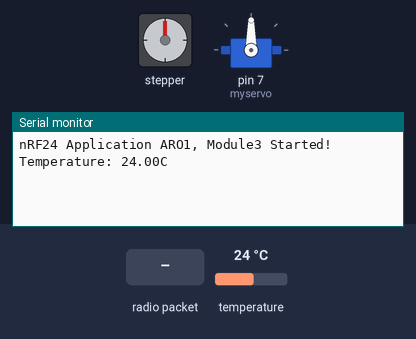
The sketch below on a simulated Arduino Uno, built with avr-gcc and run on an emulated ATmega328P. Shown: stepper motor, servo, the last lines printed to the serial monitor. Wiring (inferred from the names in the program): stepper motor driver (200 steps per turn assumed): step pin 5; direction pin 4. The test bench sets the inputs (shaded band); at power-on: temperature 24 °C. No radio packets arrive unless stated.

Above: at 1.5 s.
1.6 s: radio packet "AAAD0" arrives
At 2.9 s:
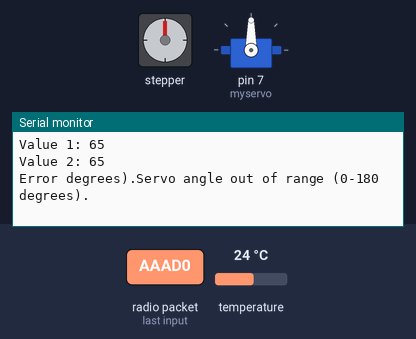
3.9 s: radio packet "1" arrives
At 4.7 s:
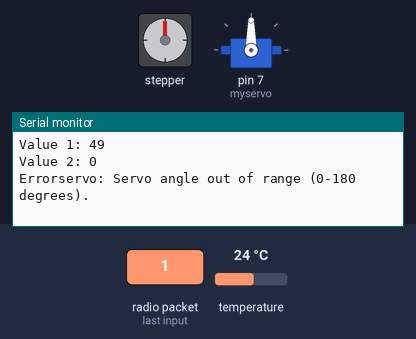
Timing chart, 0 to 6.9 s (numbered marks = the images above; inputs shaded):
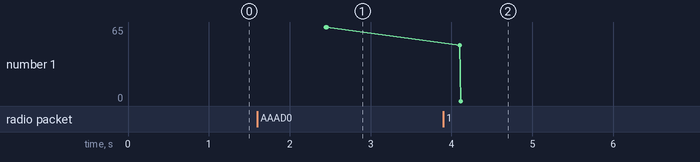

The sketch:

code.ino
```cpp
#include <RF24.h>
#include <RF24_config.h>
#include <nRF24L01.h>
#include <printf.h>

// #include "Led.h"
#include <Arduino.h>

#include <SPI.h>
#include <nRF24L01.h>  // to handle this particular modem driver
#include "RF24.h"      // the library which helps us to control the radio modem

// #define LEDPIN 3        // Ditital pin connected to the LED.
#include <OneWire.h>
#include <DallasTemperature.h>
#include <Servo.h>


Servo myservo;

// Define stepper motor connections:
#define dirPin 4
#define stepPin 5
// Initialise Sensors

// Initialise Actuators
// Led led;
int ledState = LOW;  // ledState used to set the LED

#define RF24_PAYLOAD_SIZE 32
#define AAAD_ARO 1
#define AAAD_MODULE 3

#define ONE_WIRE_BUS 3  // Data wire is plugged into digital pin 2 on the Arduino

OneWire oneWire(3);
DallasTemperature sensors(&oneWire);  // Create sensors object using oneWire reference


/* Hardware configuration: Set up nRF24L01 radio on SPI bus plus pins 9 & 10, which are CE & CSN pins  */
RF24 radio(9, 10);
const uint8_t rf24_channel[] = { 1, 26, 51, 76, 101 };                                                            // Radio channels set depending on satellite number
const uint64_t addresses[] = { 0x4141414430LL, 0x4141414431LL, 0x4141414432LL, 0x4141414433LL, 0x4141414434LL };  //with radioNumber set to zero, the tx pipe will be 'AAAD0', which is basically HEX'4141414430', which is remote DESTINATION address for our transmitted data. The rx pipe code is the local receive address, which is what the remote device needs to set for the remote devices 'tx' pipe code.
uint8_t txData[RF24_PAYLOAD_SIZE];
uint8_t rxData[RF24_PAYLOAD_SIZE];

// Timing configuration

int servo_position = 55;
unsigned long previousMillis = 0;
unsigned long servoMillis = 0;
unsigned long tempRequestMillis = 0;
const unsigned long TEMP_INTERVAL = 2000;        // Interval to request temperature
const unsigned long TEMP_CONVERSION_TIME = 750;  // Time it takes for temperature conversion
// currentmiles
unsigned long currentMillis;

bool tempRequestPending = false;


OneWire ds(3);  // on pin 10 (a 4.7K resistor is necessary)

void setup() {
  Serial.begin(9600);
  Serial.println("nRF24 Application ARO" + String(AAAD_ARO) + ", Module" + String(AAAD_MODULE) + " Started!\n");

  // Activate Radio
  radio.begin();                  // Ativate the modem
  radio.setPALevel(RF24_PA_MIN);  // Set the PA Level low to prevent power supply related issues
                                  // since this is a getting_started sketch, and the likelihood of close proximity of the devices. RF24_PA_MAX is default.
  radio.setDataRate(RF24_1MBPS);  // choosing 1 Mega bit per second radio frequency data rate
                                  // radio frequency data rate choices are:  //RF24_250KBPS    //RF24_2MBPS  //RF24_1MBPS
  radio.setChannel(rf24_channel[AAAD_ARO]);
  radio.setPayloadSize(RF24_PAYLOAD_SIZE);
  radio.openWritingPipe(addresses[AAAD_MODULE]);
  radio.openReadingPipe(1, addresses[AAAD_MODULE]);

  // Start the radio listening for data
  radio.startListening();

  // Setup sensors and pins
  sensors.begin();
  pinMode(3, INPUT_PULLUP);  // Assuming CAPTURE_TEMP is pin 13

  // Setup servo and stepper motor
  setupServo();
  // Test servo and stepper motor
  // TestServo();


  // TestStepmotor();
}

void setupServo() {
  myservo.attach(7);  // attaches the servo on pin 7 to the servo object
  pinMode(stepPin, OUTPUT);
  pinMode(dirPin, OUTPUT);
  digitalWrite(dirPin, HIGH);  // Set the spinning direction CW/CCW
}
// Loop
void loop() {
  // check to see if it's time to change the state of the LED
  currentMillis = millis();


  if (currentMillis - previousMillis >= tempRequestMillis) {

    requestTemperature();


    unsigned long timeStamp = millis() / 1000;
    uint8_t cursor = 0;
    txData[cursor++] = timeStamp >> 24;
    txData[cursor++] = timeStamp >> 16;
    txData[cursor++] = timeStamp >> 8;
    txData[cursor++] = timeStamp;

    // float tempratuur = sensors.getTempCByIndex(0);
    // int16_t scaledTemp = static_cast<int16_t>(tempratuur * 100);

    // // Convert int16 to bytes and store in txData
    // txData[cursor++] = (scaledTemp >> 8) & 0xFF;
    // txData[cursor++] = scaledTemp & 0xFF;

    // // Assuming `Graden` is an integer servo angle value
    // int Graden = myservo.read();
    // txData[cursor++] = Graden >> 8;
    // txData[cursor++] = Graden & 0xFF;

    while (cursor < RF24_PAYLOAD_SIZE) {
      txData[cursor++] = 0;
    }


    /****************** Transmit Mode ***************************/

    // Print transmit data in Hex format


    // Serial.print("txData: ");
    // for (size_t i=0; i<cursor; ++i) {
    //   if (i != 0) Serial.print(" ");
    //   printHex2(txData[i]);
    // }
    // Serial.println();

    radio.stopListening();  // First, stop listening so we can talk.
    // Serial.println(F("Now Sending"));

    // Transmit data to radio
    radio.write(&txData, sizeof(txData));

    radio.startListening();  // Now, continue listening
    // Serial.println(F("Now Listing"));

    previousMillis = currentMillis;
  }

  /****************** Receive Mode ***************************/

  if (radio.available()) {  //'available' means whether valid bytes have been received and are waiting to be read from the receive buffer
    // Receive data from radio
    while (radio.available()) {             // While there is data ready
      radio.read(&rxData, sizeof(rxData));  // Get the payload
    }
    // Print received data in Hex format
    Serial.print("rxData: ");
    for (size_t i = 0; i < RF24_PAYLOAD_SIZE; ++i) {
      if (i != 0) Serial.print(" ");
      Serial.print(rxData[i]);
    }
    Serial.println();

    uint8_t value1 = rxData[0];
    uint8_t value2 = rxData[1];

    // Print the extracted values
    Serial.print("Value 1: ");
    Serial.println(value1);
    Serial.print("Value 2: ");
    Serial.println(value2);

    moveArm(value1, value2);
  }


  // tempratuur lees

  // byte i;
  // byte present = 0;
  // byte type_s;
  // byte data[9];
  // byte addr[8];
  // float celsius, fahrenheit;

  // if (!ds.search(addr)) {
  //   // Serial.println("No more addresses.");
  //   Serial.println();
  //   ds.reset_search();
  //   delay(250);
  //   return;
  // }


  // ds.reset();
  // ds.select(addr);
  // ds.write(0x44, 1);  // start conversion, with parasite power on at the end

  // delay(1000);  // maybe 750ms is enough, maybe not
  // // we might do a ds.depower() here, but the reset will take care of it.

  // present = ds.reset();
  // ds.select(addr);
  // ds.write(0xBE);  // Read Scratchpad


  // int16_t raw = (data[1] << 8) | data[0];
  // if (type_s) {
  //   raw = raw << 3;  // 9 bit resolution default
  //   if (data[7] == 0x10) {
  //     // "count remain" gives full 12 bit resolution
  //     raw = (raw & 0xFFF0) + 12 - data[6];
  //   }
  // } else {
  //   byte cfg = (data[4] & 0x60);
  //   // at lower res, the low bits are undefined, so let's zero them
  //   if (cfg == 0x00) raw = raw & ~7;       // 9 bit resolution, 93.75 ms
  //   else if (cfg == 0x20) raw = raw & ~3;  // 10 bit res, 187.5 ms
  //   else if (cfg == 0x40) raw = raw & ~1;  // 11 bit res, 375 ms
  //   //// default is 12 bit resolution, 750 ms conversion time
  // }
  // celsius = (float)raw / 16.0;
  // fahrenheit = celsius * 1.8 + 32.0;
  // Serial.print("  Temperature = ");
  // Serial.print(celsius);
  // Serial.print(" Celsius   ");
  // Serial.print("  send");

  // sendTemperature(celsius);

  // Serial.print(fahrenheit);
  // Serial.println(" Fahrenheit");
}


void rotateMotor(int numSteps, int Directie) {

  if (Directie == 1) {
    digitalWrite(dirPin, HIGH);  // Set the direction
  } else if (Directie == 0) {
    digitalWrite(dirPin, LOW);  // Set the direction
  }
  for (int i = 0; i < numSteps; i++) {
    Serial.print("Roatating");
    digitalWrite(stepPin, HIGH);
    delayMicroseconds(1000);  // Adjust the pulse width as needed
    digitalWrite(stepPin, LOW);
    delayMicroseconds(1000);
  }
}
void moveArm(uint8_t Arm1, uint8_t servoDegrees) {

  // Move stepper motor
  if (Arm1 == 1) {
    rotateMotor(300, 0);
  } else if (Arm1 == 2) {
    Serial.print("Niks");
  } else if (Arm1 == 3) {
    // rotateMotor(Arm1);
    rotateMotor(300, 1);
  } else {

    Serial.print("Error");
  }

  Serial.print("servo: " + servoDegrees);

  int Arm2Degree = servoDegrees;
  // Move servo motor
  if (Arm2Degree >= 80 && Arm2Degree <= 180) {

    // setupServo();

    Serial.print("Arm2 wordt bewogen naar: " + Arm2Degree);
    delayMicroseconds(1000);

    myservo.write(Arm2Degree);
  } else {
    Serial.println("Servo angle out of range (0-180 degrees).");
  }
}
void sendServo() {
  int actualPos = myservo.read();
}
void sendTemperature(float temperature) {

  uint8_t cursor = 0;

  // Scale the float temperature to an int16
  int16_t scaledTemp = static_cast<int16_t>(temperature * 100);

  // Convert int16 to bytes and store in txData
  txData[cursor++] = (scaledTemp >> 8) & 0xFF;
  txData[cursor++] = scaledTemp & 0xFF;

  // Fill the rest of txData with zeros
  while (cursor < RF24_PAYLOAD_SIZE) {
    txData[cursor++] = 0;
  }
  // Serial.print("txData: ");
  // for (size_t i = 0; i < cursor; ++i) {
  //   if (i != 0) Serial.print(" ");
  //   Serial.print(txData[i], HEX);
  // }

  Serial.println();
  radio.stopListening();  // First, stop listening so we can talk.
  // Transmit data to radio
  radio.write(&txData, sizeof(txData));
  radio.startListening();  // Now, continue listening
}
void TestServo() {
  Serial.println("Servo test begin <<<<<");

  // Move to position 0 and check
  myservo.write(0);
  delay(1000);  // Wait for 1 second
  checkServoPosition(0);

  // Move to position 100 and check

  // Move to position 140 and check
  myservo.write(140);
  delay(1000);
  checkServoPosition(140);

  // Move to position 180 and check
  myservo.write(180);
  delay(1000);
  checkServoPosition(180);

  // Move back to position 0 and check
  myservo.write(0);
  delay(1000);
  checkServoPosition(0);

  myservo.write(75);

  Serial.println("Servo test Klaar >>>>>");
}

void checkServoPosition(int expectedPos) {
  int actualPos = myservo.read();
  if (actualPos == expectedPos) {
    Serial.print("Servo reached position ");
    Serial.println(expectedPos);
  } else {
    Serial.print("Error: Servo did not reach position ");
    Serial.print(expectedPos);
    Serial.print(". Current position is ");
    Serial.println(actualPos);
  }
}
void requestTemperature() {
  // Send the command to get temperatures
  sensors.requestTemperatures();
  tempRequestPending = true;

  Serial.print("Temperature: ");
  Serial.print(sensors.getTempCByIndex(0));
  Serial.println("C");

  sendTemperature(sensors.getTempCByIndex(0));
}
void TestStepmotor() {
  rotateMotor(1500, 1);
  rotateMotor(1500, 0);
}
```

Measured:
- after the input at 1.6 s, the serial monitor: prints a new line after 0.76 s (image 1)
- after the input at 3.9 s, the serial monitor: prints a new line after 0.12 s (image 2)
